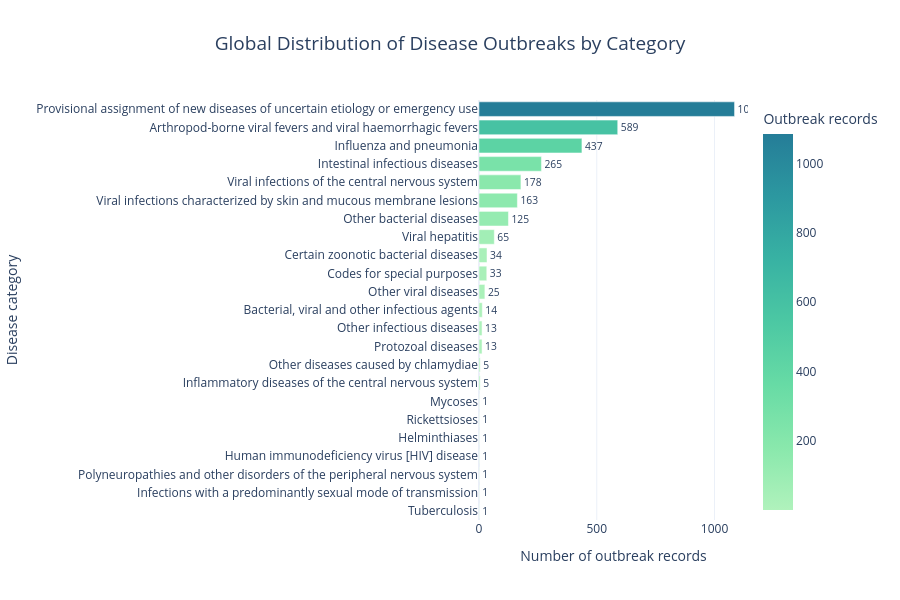

This figure's notebook cell:
### Markdown cell above
## 6. Distribution of Outbreaks by Disease Type

This section investigates how reported disease outbreaks are distributed across different disease categories.

The visualization compares the frequency of outbreak records by disease type, helping identify the categories that contribute most to the overall outbreak dataset.

### Code cell
# Count outbreak records by disease type
type_counts = (
    df["Type of disease"]
    .value_counts()
    .sort_values(ascending=True)
)

# Create interactive bar chart
fig = px.bar(
    x=type_counts.values,
    y=type_counts.index,
    orientation="h",
    color=type_counts.values,
    color_continuous_scale="Tealgrn",
    text=type_counts.values,
    labels={
        "x": "Number of outbreak records",
        "y": "Disease category",
        "color": "Outbreak records"
    },
    title="Global Distribution of Disease Outbreaks by Category"
)

fig.update_traces(
    textposition="outside",
    hovertemplate="<b>%{y}</b><br>Outbreak records: %{x}<extra></extra>"
)

fig.update_layout(
    title_font_size=19,
    title_x=0.5,
    template="plotly_white",
    height=600,
    showlegend=False
)

fig.show()

### Figure 1 — Plotly figure (JSON) as saved in the notebook; plotly's stock layout.template omitted (floating-point values rounded to 4 significant figures)
{"data": [{"alignmentgroup": "True", "hovertemplate": "<b>%{y}</b><br>Outbreak records: %{x}<extra></extra>", "legendgroup": "", "marker": {"color": [1, 1, 1, 1, 1, 1, 1, 5, 5, 13, 13, 14, 25, 33, 34, 65, 125, 163, 178, 265, 437, 589, 1085], "coloraxis": "coloraxis", "pattern": {"shape": ""}}, "name": "", "offsetgroup": "", "orientation": "h", "showlegend": false, "text": [1, 1, 1, 1, 1, 1, 1, 5, 5, 13, 13, 14, 25, 33, 34, 65, 125, 163, 178, 265, 437, 589, 1085], "textposition": "outside", "type": "bar", "x": [1, 1, 1, 1, 1, 1, 1, 5, 5, 13, 13, 14, 25, 33, 34, 65, 125, 163, 178, 265, 437, 589, 1085], "xaxis": "x", "y": ["Tuberculosis", "Infections with a predominantly sexual mode of transmission", "Polyneuropathies and other disorders of the peripheral nervous system", "Human immunodeficiency virus [HIV] disease", "Helminthiases", "Rickettsioses", "Mycoses", "Inflammatory diseases of the central nervous system", "Other diseases caused by chlamydiae", "Protozoal diseases", "Other infectious diseases", "Bacterial, viral and other infectious agents", "Other viral diseases", "Codes for special purposes", "Certain zoonotic bacterial diseases", "Viral hepatitis", "Other bacterial diseases", "Viral infections characterized by skin and mucous membrane lesions", "Viral infections of the central nervous system", "Intestinal infectious diseases", "Influenza and pneumonia", "Arthropod-borne viral fevers and viral haemorrhagic fevers", "Provisional assignment of new diseases of uncertain etiology or emergency use"], "yaxis": "y"}], "layout": {"barmode": "relative", "coloraxis": {"colorbar": {"title": {"text": "Outbreak records"}}, "colorscale": [[0, "rgb(176, 242, 188)"], [0.1667, "rgb(137, 232, 172)"], [0.3333, "rgb(103, 219, 165)"], [0.5, "rgb(76, 200, 163)"], [0.6667, "rgb(56, 178, 163)"], [0.8333, "rgb(44, 152, 160)"], [1, "rgb(37, 125, 152)"]]}, "height": 600, "legend": {"tracegroupgap": 0}, "showlegend": false, "title": {"font": {"size": 19}, "text": "Global Distribution of Disease Outbreaks by Category", "x": 0.5}, "xaxis": {"anchor": "y", "domain": [0, 1], "title": {"text": "Number of outbreak records"}}, "yaxis": {"anchor": "x", "domain": [0, 1], "title": {"text": "Disease category"}}}}
